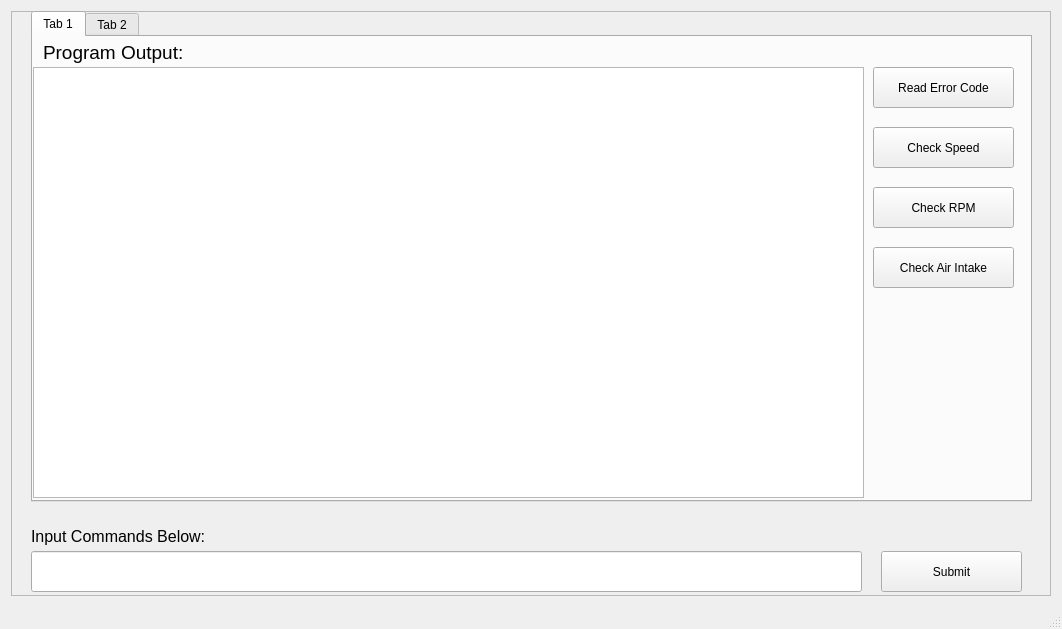
<?xml version="1.0" encoding="UTF-8"?>
<ui version="4.0">
 <class>MainWindow</class>
 <widget class="QMainWindow" name="MainWindow">
  <property name="geometry">
   <rect>
    <x>0</x>
    <y>0</y>
    <width>1062</width>
    <height>629</height>
   </rect>
  </property>
  <property name="windowTitle">
   <string>QCustomPlot plot examples</string>
  </property>
  <widget class="QWidget" name="centralWidget">
   <layout class="QVBoxLayout" name="verticalLayout">
    <item>
     <widget class="QFrame" name="frame">
      <property name="frameShape">
       <enum>QFrame::StyledPanel</enum>
      </property>
      <property name="frameShadow">
       <enum>QFrame::Raised</enum>
      </property>
      <widget class="QPushButton" name="pushButton_5">
       <property name="geometry">
        <rect>
         <x>870</x>
         <y>540</y>
         <width>141</width>
         <height>41</height>
        </rect>
       </property>
       <property name="text">
        <string>Submit</string>
       </property>
      </widget>
      <widget class="QLineEdit" name="lineEdit">
       <property name="geometry">
        <rect>
         <x>20</x>
         <y>540</y>
         <width>831</width>
         <height>41</height>
        </rect>
       </property>
      </widget>
      <widget class="QTabWidget" name="tabWidget">
       <property name="geometry">
        <rect>
         <x>20</x>
         <y>0</y>
         <width>1001</width>
         <height>491</height>
        </rect>
       </property>
       <property name="currentIndex">
        <number>0</number>
       </property>
       <widget class="QWidget" name="tab">
        <attribute name="title">
         <string>Tab 1</string>
        </attribute>
        <widget class="QTextBrowser" name="textBrowser">
         <property name="geometry">
          <rect>
           <x>0</x>
           <y>30</y>
           <width>831</width>
           <height>431</height>
          </rect>
         </property>
        </widget>
        <widget class="QLabel" name="label">
         <property name="geometry">
          <rect>
           <x>10</x>
           <y>0</y>
           <width>181</width>
           <height>31</height>
          </rect>
         </property>
         <property name="text">
          <string>&lt;html&gt;&lt;head/&gt;&lt;body&gt;&lt;p&gt;&lt;span style=&quot; font-size:14pt;&quot;&gt;Program Output:&lt;/span&gt;&lt;/p&gt;&lt;/body&gt;&lt;/html&gt;</string>
         </property>
        </widget>
        <widget class="QPushButton" name="pushButton">
         <property name="geometry">
          <rect>
           <x>840</x>
           <y>30</y>
           <width>141</width>
           <height>41</height>
          </rect>
         </property>
         <property name="text">
          <string>Read Error Code</string>
         </property>
        </widget>
        <widget class="QPushButton" name="pushButton_2">
         <property name="geometry">
          <rect>
           <x>840</x>
           <y>90</y>
           <width>141</width>
           <height>41</height>
          </rect>
         </property>
         <property name="text">
          <string>Check Speed</string>
         </property>
        </widget>
        <widget class="QPushButton" name="pushButton_3">
         <property name="geometry">
          <rect>
           <x>840</x>
           <y>150</y>
           <width>141</width>
           <height>41</height>
          </rect>
         </property>
         <property name="text">
          <string>Check RPM</string>
         </property>
        </widget>
        <widget class="QPushButton" name="pushButton_4">
         <property name="geometry">
          <rect>
           <x>840</x>
           <y>210</y>
           <width>141</width>
           <height>41</height>
          </rect>
         </property>
         <property name="text">
          <string>Check Air Intake</string>
         </property>
        </widget>
       </widget>
       <widget class="QWidget" name="Graph">
        <attribute name="title">
         <string>Tab 2</string>
        </attribute>
        <widget class="QCustomPlot" name="customPlot" native="true">
         <property name="geometry">
          <rect>
           <x>0</x>
           <y>30</y>
           <width>831</width>
           <height>431</height>
          </rect>
         </property>
         <zorder>textBrowser</zorder>
        </widget>
        <widget class="QLabel" name="label_2">
         <property name="geometry">
          <rect>
           <x>10</x>
           <y>0</y>
           <width>81</width>
           <height>31</height>
          </rect>
         </property>
         <property name="text">
          <string>&lt;html&gt;&lt;head/&gt;&lt;body&gt;&lt;p&gt;&lt;span style=&quot; font-size:14pt;&quot;&gt;Graph:&lt;/span&gt;&lt;/p&gt;&lt;/body&gt;&lt;/html&gt;</string>
         </property>
        </widget>
        <widget class="QPushButton" name="pushButton_6">
         <property name="geometry">
          <rect>
           <x>840</x>
           <y>30</y>
           <width>141</width>
           <height>41</height>
          </rect>
         </property>
         <property name="text">
          <string>Monitor Speed</string>
         </property>
        </widget>
        <widget class="QPushButton" name="pushButton_7">
         <property name="geometry">
          <rect>
           <x>840</x>
           <y>90</y>
           <width>141</width>
           <height>41</height>
          </rect>
         </property>
         <property name="text">
          <string>Monitor RPM</string>
         </property>
        </widget>
        <widget class="QPushButton" name="pushButton_8">
         <property name="geometry">
          <rect>
           <x>840</x>
           <y>150</y>
           <width>141</width>
           <height>41</height>
          </rect>
         </property>
         <property name="text">
          <string>Monitor Air Intake</string>
         </property>
        </widget>
       </widget>
      </widget>
      <widget class="QLabel" name="label_3">
       <property name="geometry">
        <rect>
         <x>20</x>
         <y>510</y>
         <width>221</width>
         <height>31</height>
        </rect>
       </property>
       <property name="text">
        <string>&lt;html&gt;&lt;head/&gt;&lt;body&gt;&lt;p&gt;&lt;span style=&quot; font-size:12pt;&quot;&gt;Input Commands Below:&lt;/span&gt;&lt;/p&gt;&lt;/body&gt;&lt;/html&gt;</string>
       </property>
      </widget>
     </widget>
    </item>
   </layout>
  </widget>
  <widget class="QStatusBar" name="statusBar"/>
 </widget>
 <layoutdefault spacing="6" margin="11"/>
 <customwidgets>
  <customwidget>
   <class>QCustomPlot</class>
   <extends>QWidget</extends>
   <header>../../qcustomplot.h</header>
   <container>1</container>
  </customwidget>
 </customwidgets>
 <resources/>
 <connections/>
</ui>
